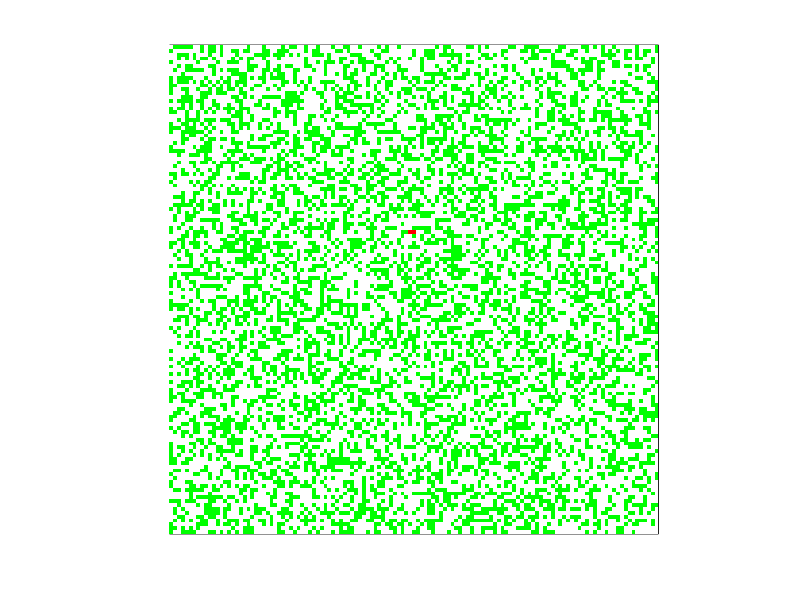

MATLAB code for this plot: (Note: this script raises an error after producing the figure.)
function [nalive, V, nimmu, iter] = monte_carlo_spread_simulation

percentvect = linspace(0,0.98,100); % the percents for iteration
pvaci_set = [1, 5, 10, 20, 30, 40, 50, 60, 70, 80, 90];
survival_vector = zeros(1,11); % will fill this in over the loop
array_ct = 1; % positioning for survival vector

for pvaci = pvaci_set
    tic
    %% -----------------
    %% Definitions
    %% -----------------

    N = 128;        % grid size: N*N
    T = 15;         % scaled time to become immunized/recovered
    Nitermax = 5000;    % max iterations (for timeout purposes)

    density = 0.5;  % density of population
    prob = 0.75;     % probability of infection: USER ENTRY!
    pvac = percentvect(pvaci); % fraction of population vaccinated (the loop)

    M = floor(density*N^2);     % population size
    V = floor(pvac*M);

    plot_flag = 1;

    %% -----------------
    %% Initialization
    %% -----------------

    infect = zeros(M,1);
    % infect takes the values: 0 (healthy); 1 (actively infected);
    %                          2 (immunized); 3 (dead)
    hours = T*ones(M,1);  % hours gets initialized to T upon infection and
    % decreases by 1 every iteration until hours==0,
    % which implies immunization

    % initialize the population starting positions randomly
    x = randi(N,M,1);
    y = randi(N,M,1);

    % immunize relative to the population vaccinated initially
    infect(randperm(M,V)) = 2;

    % infect a random individual to begin
    z = randi(M); infect(z) = 1;

    ninfected = 1;   % first infected individual
    iter = 1;       % about to start first iteration


    %% -----------------
    %% Random walk
    %% -----------------

    while ninfected > 0 && iter < Nitermax

        % count infection countdowns and deaths before taking a random step
        hours(infect==1) = hours(infect==1) - 1;

        % does the infected individual survive?
        infect(hours==0) = 3;
        nimmu = sum(infect==3);

        % random walk
        rand_walk = rand(M,1);
        walk_x = rand_walk < 0.5;
        walk_y = rand_walk >= 0.5;

        % walk in the x direction
        deltax = 2*floor(2*rand(size(x))) - 1;  % random directions
        deltax(infect==3) = 0;  % the dead don't move
        deltax(walk_y) = 0;
        xold = x;
        xnew = x + deltax;

        % periodic boundary conditions
        xnew(xnew==0) = N;
        xnew(xnew==N+1) = 1;
        x = xnew;

        % walk in the y direction
        deltay = 2*floor(2*rand(size(x))) - 1;  % random directions
        deltay(infect==3) = 0;  % the dead don't move
        deltay(walk_x) = 0;
        yold = y;
        ynew = y + deltay;

        % periodic boundary conditions
        ynew(ynew==0) = N;
        ynew(ynew==N+1) = 1;
        y = ynew;

        % contamination step
        H_coord = zeros(M,2); % because we need to keep track of positions
        pos_H = infect==0;
        H_coord(pos_H,:) = [x(pos_H), y(pos_H)]; % positions of healthy people

        pos_I = infect==1;
        I_coord = [x(pos_I), y(pos_I); xold(pos_I), yold(pos_I)];
        % positions of infected individuals, before and after random step

        indH = find( ismember(H_coord,I_coord,'rows') == 1);
        % indH are the "j-positions" of the healthy population who are
        % getting infected (infect(j) = 0 -> 1 for j in indH)

        infection_status = (rand(size(indH)) < prob); % true = gets infected
        infect(indH) = infection_status;
        ninfected = sum(infect==1);

        % exit if overflow
        iter = iter + 1;
        if iter == Nitermax
            fprintf('Maximum number of iterations reached; increase Nitermax')
        end

        % visualization in 2D
        if plot_flag == 1
            colorgrid = 4*ones(N);
            map = [ 0, 1, 0;    % healthy = green
                1, 0, 0;    % actively infected = red
                0, 0, 1;    % immunized = blue
                0, 0, 0;    % dead = black
                1, 1, 1];   % empty = white
            for i=1:M
                colorgrid(x(i),y(i)) = infect(i);
            end
            g = pcolor(colorgrid); colormap(map); axis square;
            set(g,'LineStyle','none');
            set(gca,'XDir','normal')
            set(gca,'YTickLabel',[]);
            set(gca,'XTickLabel',[]);
            title(append(num2str(pvaci), ...
                '% initially vaccinated, spread probability ', ...
                num2str(prob)));
            colorbar('Ticks',[2/5 6/5 2 14/5 18/5], ...
                'TickLabels',["healthy" "infected" "immunized" ...
                "dead" "none (empty)"], 'fontsize', 14)
            set(gca,'fontsize', 14);
            drawnow
        end

    end

    nalive = M - nimmu; % alive population

    survival_rate = nalive/M;
    death_rate = 1 - survival_rate;

    survival_vector(array_ct) = round(survival_rate*100, 1);
    array_ct = array_ct + 1;

    disp(append("Trial: ", num2str(pvaci), "% immunized"))
    disp(append("Survival rate for simulation: ", num2str(survival_rate)))
    disp(append("Death rate for simulation: ", num2str(death_rate)))
end

% plotting the results
plot(pvaci_set, survival_vector, 'k', 'LineWidth', 2);
title(append("Survival rates & initial % vaccinated, w/ spread ", ...
    "probability ", num2str(prob)))
xlabel('Initial % vaccinated'); ylabel('Survival rate');
ytickformat('percentage');
ylim([0 105]);
set(gca,'fontsize', 14);
end